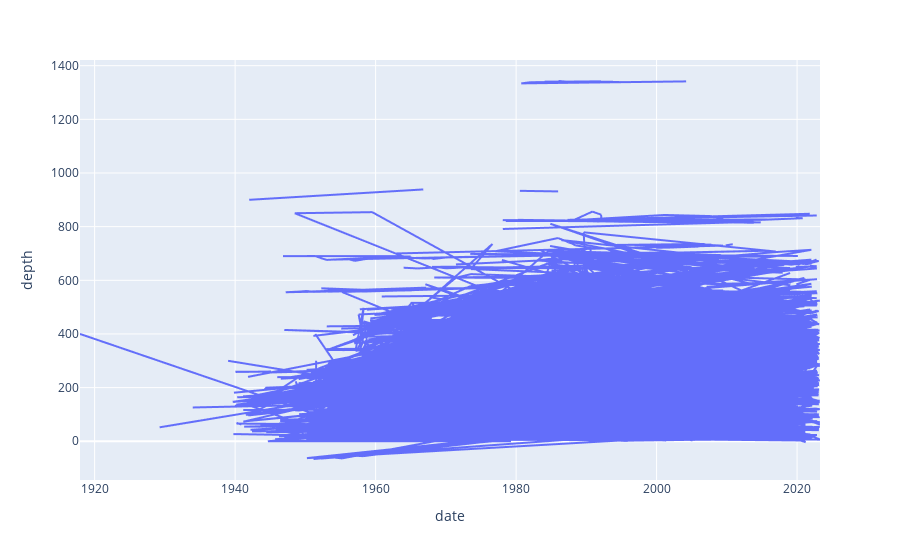

This figure's notebook cell:
### Code cell
import plotly.express as px

fig=px.line(merged_data_filtered, x='date',y='depth')
fig.show()

### Figure 1 — Plotly figure (JSON) as saved in the notebook; plotly's stock layout.template omitted (floating-point values rounded to 4 significant figures; data arrays with more than 128 entries replaced by an {"elided": "..."} marker saying what was removed)
{"data": [{"hovertemplate": "date=%{x}<br>depth=%{y}<extra></extra>", "legendgroup": "", "line": {"color": "#636efa", "dash": "solid"}, "marker": {"symbol": "circle"}, "mode": "lines", "name": "", "showlegend": false, "type": "scattergl", "x": {"elided": "37942 str values"}, "xaxis": "x", "y": {"elided": "37942 float values"}, "yaxis": "y"}], "layout": {"legend": {"tracegroupgap": 0}, "margin": {"t": 60}, "xaxis": {"anchor": "y", "domain": [0, 1], "title": {"text": "date"}}, "yaxis": {"anchor": "x", "domain": [0, 1], "title": {"text": "depth"}}}}
